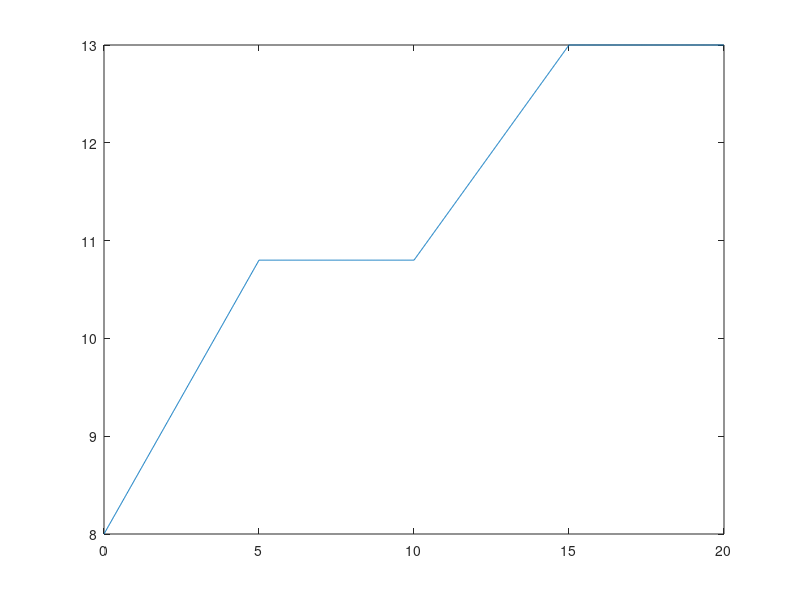

Write the MATLAB code that produced this figure.
close all
fc = 40; % cutt off of the butterworth filter
fs = 2*fc; % sampling frequency
Ts = 1/fs; 
Tcycle = Ts;
lengthExp=20; %Set the length of the experiment (in seconds). 
N0=lengthExp/Ts; %Compute the number of points to save the datas.

init_position = 8;%cm %choice of the operating point for position
median_position = 13; %cm 
final_position = 10.8; %cm
%operating point of velocity of motor;
speed_init = 5; %rad/s it is our U_velocity(0) or u(k-1) = u(0) in discrete approximation
%operating point of the current 
i0 = 0.9; % V

position_ref = init_position*ones(N0,1); % cm ;position reference vector
omega = 0.45*2*pi;

%for ramp and step reference
for j = 1:N0
    if (j<= (N0/4))
         position_ref(j) = init_position + 0.56*(j-1)*Ts;
    elseif (j>N0/4) && (j <= N0/2)
        position_ref(j) = final_position;
    elseif (j>N0/2) && (j<= 3*N0/4)
        position_ref(j) = final_position + 0.44*((j-N0/2)-1)*Ts;
    else
        position_ref(j) = median_position;
    end
end

%for sinus reference control
%  for j = 1:N0
%     if (j<= (N0/4))
%          position_ref(j) = init_position + 1.24*(j-1)*Ts;
%     elseif (j>N0/4) 
%         position_ref(j) = final_position + sin(omega*((j-N0/4)-1)*Ts);
%     end
%  end

time = 0:Tcycle:(N0-1)*Tcycle;

figure 
plot(time,position_ref(:))